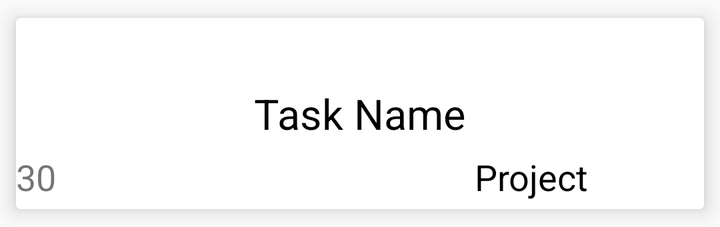
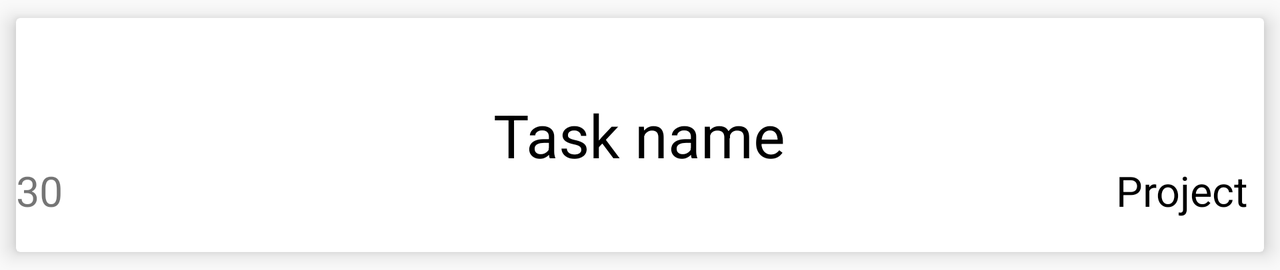

An Android layout and its configuration variant, each rendered on a device that would load it. The default file and the variant file are quoted in full after the pictures.
<!-- AndroidManifest.xml: application theme Theme.AppCompat.Light.NoActionBar -->
<!-- res/layout/cardview_detail.xml -->
<?xml version="1.0" encoding="utf-8"?>
<FrameLayout
    xmlns:android="http://schemas.android.com/apk/res/android"
    xmlns:card_view="http://schemas.android.com/apk/res-auto"
    xmlns:tools="http://schemas.android.com/tools"
    android:layout_width="match_parent"
    android:layout_height="wrap_content"
    android:background="?attr/selectableItemBackground"
    android:clickable="true">

    <androidx.cardview.widget.CardView
        android:id="@+id/cv"
        android:layout_width="match_parent"
        android:layout_height="wrap_content"
        android:layout_marginLeft="2dp"
        android:layout_marginRight="2dp"
        android:paddingBottom="-1dp"
        android:paddingTop="-1dp"
        card_view:cardBackgroundColor="#ffffff"
        card_view:cardCornerRadius="2dp"
        card_view:cardElevation="6dp"
        card_view:cardPreventCornerOverlap="false"
        card_view:cardUseCompatPadding="true">

        <RelativeLayout
            android:layout_width="match_parent"
            android:layout_height="wrap_content">


            <TextView
                android:id="@+id/Difficulty"
                android:layout_width="wrap_content"
                android:layout_height="wrap_content"
                android:layout_below="@id/taskName"
                android:layout_marginLeft="@dimen/activity_horizontal_margin"
                android:layout_marginTop="3dp"
                android:layout_marginRight="@dimen/activity_horizontal_margin"
                android:paddingTop="24sp"
                android:text="30"
                android:textSize="18sp"
                tools:layout_marginTop="15sp" />

            <TextView
                android:id="@+id/taskName"
                android:layout_width="wrap_content"
                android:layout_height="wrap_content"
                android:layout_centerInParent="true"
                android:text="Task Name"
                android:textColor="#000"
                android:textSize="21sp" />

            <TextView
                android:id="@+id/project"
                android:layout_width="274dp"
                android:layout_height="wrap_content"
                android:layout_below="@id/taskName"
                android:layout_marginTop="0dp"
                android:layout_toRightOf="@+id/Difficulty"
                android:paddingTop="24dp"
                android:paddingRight="8dp"
                android:paddingBottom="4dp"
                android:text="Project"
                android:textAlignment="textEnd"
                android:textColor="#000"
                android:textSize="18sp"
                tools:layout_marginTop="15sp" />

        </RelativeLayout>


    </androidx.cardview.widget.CardView>
</FrameLayout>
<!-- resources referenced by this layout -->
<resources>

</resources>
<!-- res/layout-land/cardview_detail.xml (the repository's variant of the layout above) -->
<!-- drawn on the phone turned sideways -->
<?xml version="1.0" encoding="utf-8"?>
<FrameLayout
    xmlns:android="http://schemas.android.com/apk/res/android"
    xmlns:card_view="http://schemas.android.com/apk/res-auto"
    android:layout_width="match_parent"
    android:layout_height="wrap_content"
    android:background="?attr/selectableItemBackground"
    android:clickable="true">

    <androidx.cardview.widget.CardView
        android:id="@+id/cv"
        android:layout_width="match_parent"
        android:layout_height="wrap_content"
        android:layout_marginLeft="2dp"
        android:layout_marginRight="2dp"
        android:paddingBottom="-1dp"
        android:paddingTop="-1dp"
        card_view:cardBackgroundColor="#ffffff"
        card_view:cardCornerRadius="2dp"
        card_view:cardElevation="6dp"
        card_view:cardPreventCornerOverlap="false"
        card_view:cardUseCompatPadding="true">

        <RelativeLayout
            android:layout_width="match_parent"
            android:layout_height="wrap_content">


            <TextView
                android:id="@+id/Difficulty"
                android:layout_width="wrap_content"
                android:layout_height="wrap_content"
                android:layout_below="@id/taskName"
                android:layout_centerInParent="false"
                android:layout_centerVertical="false"
                android:layout_marginLeft="@dimen/activity_horizontal_margin"
                android:layout_marginTop="20sp"
                android:layout_marginRight="@dimen/activity_horizontal_margin"
                android:paddingTop="12sp"
                android:text="30"
                android:textSize="21sp" />

            <TextView
                android:id="@+id/taskName"
                android:layout_width="wrap_content"
                android:layout_height="wrap_content"
                android:layout_centerInParent="true"
                android:text="Task name"
                android:textColor="#000"
                android:textSize="30sp" />

            <TextView
                android:id="@+id/project"
                android:layout_width="222dp"
                android:layout_height="57dp"
                android:layout_below="@id/taskName"
                android:layout_marginLeft="75dp"
                android:layout_marginTop="20sp"
                android:layout_toRightOf="@id/taskName"
                android:paddingTop="12dp"
                android:paddingRight="8dp"
                android:paddingBottom="4dp"
                android:text="Project"
                android:textAlignment="textEnd"
                android:textColor="#000"
                android:textSize="21sp" />

        </RelativeLayout>


    </androidx.cardview.widget.CardView>
</FrameLayout>
